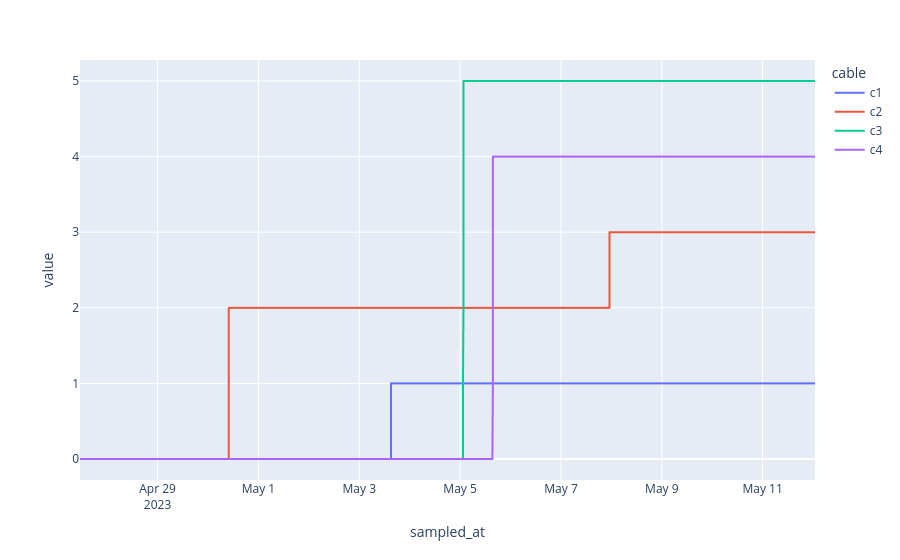

The notebook cell this image was saved under:
### Code cell
px.line(pred_df, x="sampled_at", y="value", color="cable")

### Figure 1 — Plotly figure (JSON) as saved in the notebook; plotly's stock layout.template omitted (floating-point values rounded to 4 significant figures; data arrays with more than 128 entries replaced by an {"elided": "..."} marker saying what was removed)
{"data": [{"hovertemplate": "cable=c1<br>sampled_at=%{x}<br>value=%{y}<extra></extra>", "legendgroup": "c1", "line": {"color": "#636efa", "dash": "solid"}, "marker": {"symbol": "circle"}, "mode": "lines", "name": "c1", "showlegend": true, "type": "scattergl", "x": {"elided": "6212 str values"}, "xaxis": "x", "y": {"elided": "6212 float values"}, "yaxis": "y"}, {"hovertemplate": "cable=c2<br>sampled_at=%{x}<br>value=%{y}<extra></extra>", "legendgroup": "c2", "line": {"color": "#EF553B", "dash": "solid"}, "marker": {"symbol": "circle"}, "mode": "lines", "name": "c2", "showlegend": true, "type": "scattergl", "x": {"elided": "6212 str values"}, "xaxis": "x", "y": {"elided": "6212 float values"}, "yaxis": "y"}, {"hovertemplate": "cable=c3<br>sampled_at=%{x}<br>value=%{y}<extra></extra>", "legendgroup": "c3", "line": {"color": "#00cc96", "dash": "solid"}, "marker": {"symbol": "circle"}, "mode": "lines", "name": "c3", "showlegend": true, "type": "scattergl", "x": {"elided": "6212 str values"}, "xaxis": "x", "y": {"elided": "6212 float values"}, "yaxis": "y"}, {"hovertemplate": "cable=c4<br>sampled_at=%{x}<br>value=%{y}<extra></extra>", "legendgroup": "c4", "line": {"color": "#ab63fa", "dash": "solid"}, "marker": {"symbol": "circle"}, "mode": "lines", "name": "c4", "showlegend": true, "type": "scattergl", "x": {"elided": "6212 str values"}, "xaxis": "x", "y": {"elided": "6212 float values"}, "yaxis": "y"}], "layout": {"legend": {"title": {"text": "cable"}, "tracegroupgap": 0}, "margin": {"t": 60}, "xaxis": {"anchor": "y", "domain": [0, 1], "title": {"text": "sampled_at"}}, "yaxis": {"anchor": "x", "domain": [0, 1], "title": {"text": "value"}}}}
